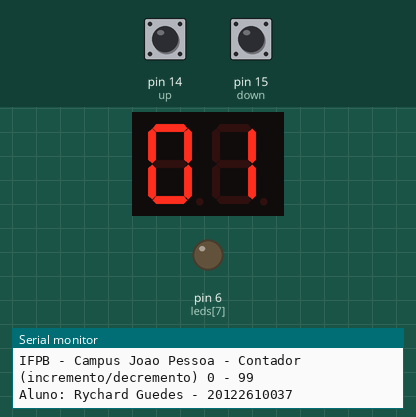
Bench run of a sketch on a simulated Arduino Uno, built with avr-gcc and run on an emulated ATmega328P. Parts: 2-digit seven-segment display, output pins drawn as LEDs (lit = HIGH), the last lines printed to the serial monitor. Wiring (inferred from the names in the program): 2-digit 7-segment display, segments lit when HIGH: segments pin 13, pin 12, pin 11, pin 10, pin 9, pin 8, pin 7; digit selects pin 3, pin 4. Inputs (shaded band) come from the test bench; at power-on: pin 15 (down) HIGH, pin 14 (up) HIGH. The segment pins are drawn as the display they are named for; pins used as bus, display or sensor lines are not drawn.

Above: at 1.2 s.
1.3 s: pin 15 (down) pulled LOW for 0.15 s
At 2.8 s:
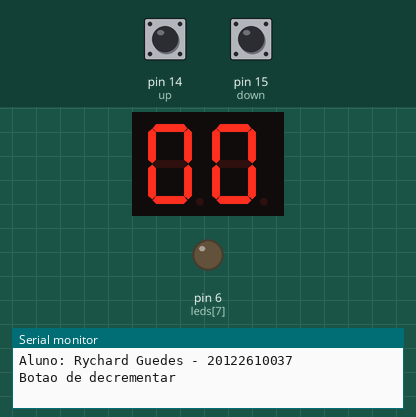
4.4 s: pin 14 (up) pulled LOW for 0.15 s
At 5.6 s:
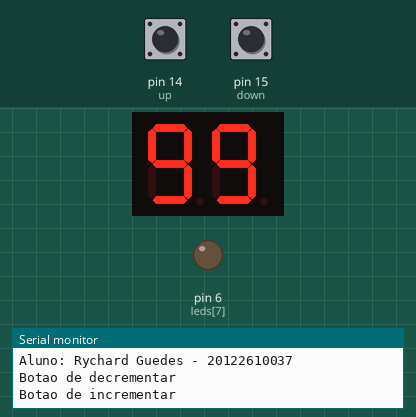
7.5 s: pin 15 (down) pulled LOW for 1 s
At 10.5 s:
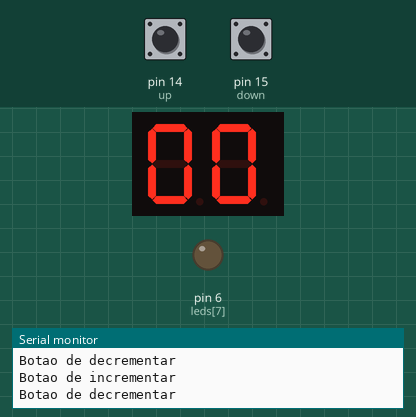
11.5 s: pin 14 (up) pulled LOW for 1 s
At 16.29 s:
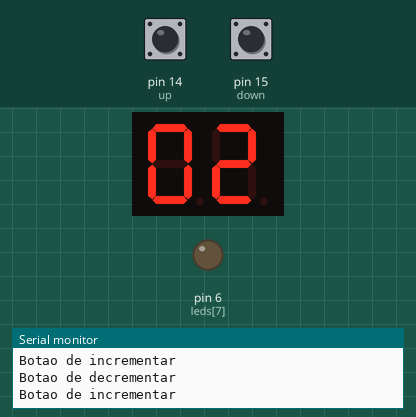
Timing chart, 0 to 16.5 s (numbered marks = the images above; inputs shaded):
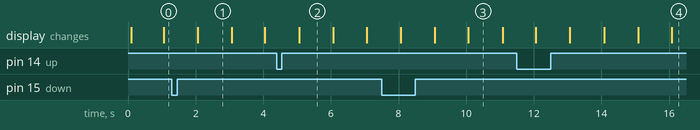

The sketch:

ass1.ino
```cpp
const int leds[] = {13, 12, 11, 10, 9, 8, 7, 6};
const byte b1[] = {B11111100, // 0
                   B01100000, // 1
                   B11011010, // 2
                   B11110010, // 3
                   B01100110, // 4
                   B10110110, // 5
                   B10111110, // 6
                   B11100000, // 7
                   B11111110, // 8
                   B11110110  // 9
};

bool inc, sub1, sub2, mplx;
int uni, ten, i, j;
const int del = 5, up = 14, down = 15, m1 = 3, m2 = 4;
unsigned long t1, t2, t3, t4;

void write7seg(byte t){
  for(i = 0; i < 8; i++){
    digitalWrite(leds[i], bitRead(t,7-i));
  }
}

void setup()
{
  for (int j = 0; j < 8; j++)
    pinMode(leds[j], OUTPUT);
  pinMode(m1, OUTPUT);
  pinMode(m2, OUTPUT);
  pinMode(up, INPUT);
  pinMode(down, INPUT);
  uni = 0;
  ten = 0;
  t1 = millis();
  t2 = millis();
  t3 = millis();
  t4 = millis();
  sub1 = false;
  sub2 = false;
  inc = true;
  mplx = true;
  Serial.begin(9600);
  Serial.println("IFPB - Campus Joao Pessoa - Contador (incremento/decremento) 0 - 99");
  Serial.println("Aluno: Rychard Guedes - 20122610037");
}

void loop()
{

  t4 = millis();
  if(t4 - t3 > 5)
  {
    t3 = millis();
    if(mplx){
      digitalWrite(m1, LOW);
      digitalWrite(m2, HIGH);
      write7seg(b1[ten]);
      mplx = false;
    } else {
      digitalWrite(m1, HIGH);
      digitalWrite(m2, LOW);
      write7seg(b1[uni]);
      mplx = true;
    }
  }

  t2 = millis();
  if(t2 - t1 > 1000)
  {
    t1 = millis();

    if(inc){
      uni++;
      if(uni == 10){
        uni = 0;
        ten++;

        if (ten == 10)
          ten = 0;
      }
    } else {
      uni--;
      if(uni == -1){
        uni = 9;
        ten--;

        if (ten == -1)
          ten = 9;
      }
    }
  }

  if(!digitalRead(up)){
    sub1 = true;
  }
  if(digitalRead(up) && sub1){
    sub1 = false;
    inc = true;
    Serial.println("Botao de incrementar");
  }

  if(!digitalRead(down)){
    sub2 = true;
  }
  if(digitalRead(down) && sub2){
    sub2 = false;
    inc = false;
    Serial.println("Botao de decrementar");
  }

}
```

Measured:
- what the display in image 1 shows lasts 1.0 s, from 2.1 s to 3.1 s
